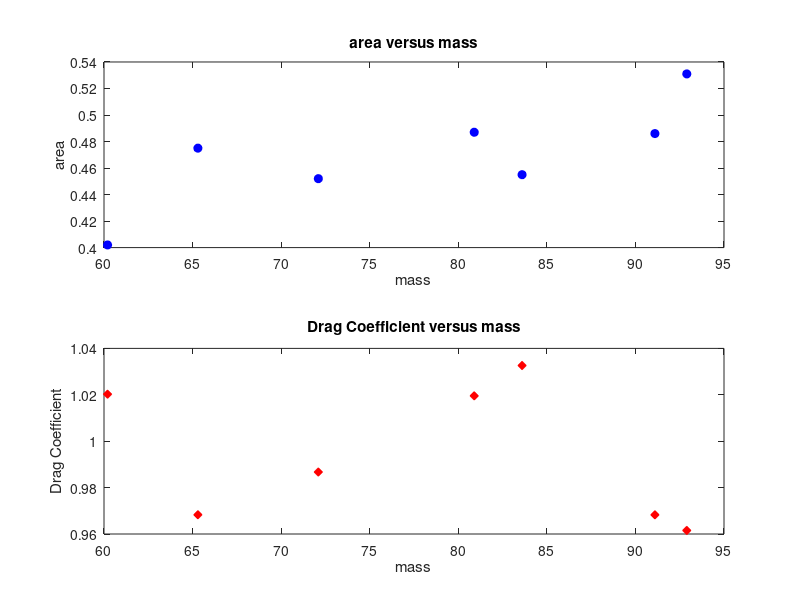

Write the MATLAB code that produced this figure.
%2.16

A=[0.455 0.402 0.452 0.486 0.531 0.475 0.487];

density=1.223;

m = [83.6 60.2 72.1 91.1 92.9 65.3 80.9];
v = [53.4 48.5 50.9 55.7 54 47.7 51.1];

g=9.8;

Cd = g*m./(density*v.*v.*A/2) %(a)

%(b)
average = mean(Cd)
minimum = min(Cd)
maximum = max(Cd)

%(c)
subplot(2,1,1);
plot(m, A, 'bo', 'MarkerFace', 'b');
title('area versus mass');
xlabel('mass');
ylabel('area');
subplot(2,1,2);
plot(m, Cd, 'rd', 'MarkerFace','r');
title('Drag Coefficient versus mass');
xlabel('mass');
ylabel('Drag Coefficient');
